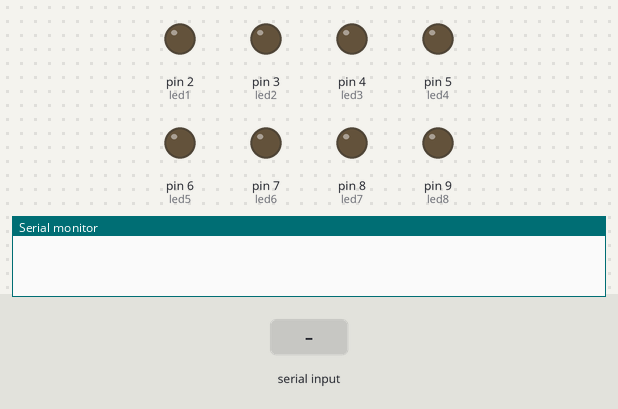
A sketch run on a simulated Arduino Uno, built with avr-gcc and run on an emulated ATmega328P. Shown: output pins drawn as LEDs (lit = HIGH), the last lines printed to the serial monitor. Dashed ring = blinking. Inputs (shaded band) come from the test bench.

Above: at 1.2 s.
1.3 s: "H" received over Serial
At 2.2 s:
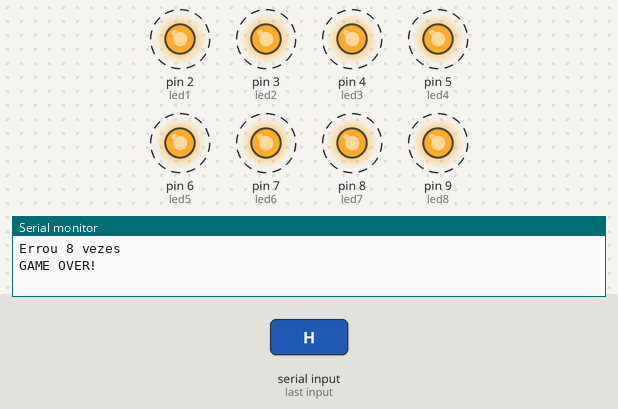
4.3 s: "I" received over Serial
At 4.9 s:
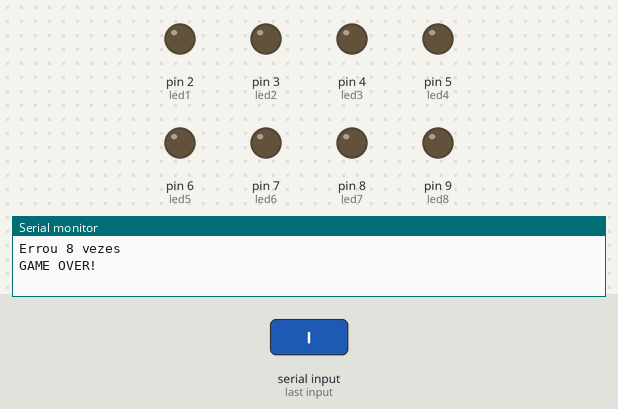
5.8 s: "A" received over Serial
At 7.0 s:
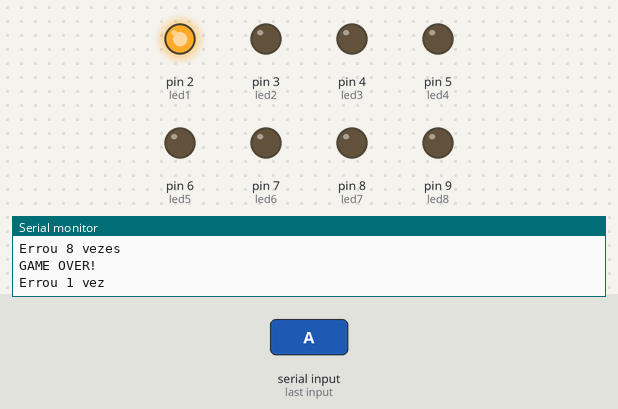
7.3 s: "B" received over Serial
At 8.4 s:
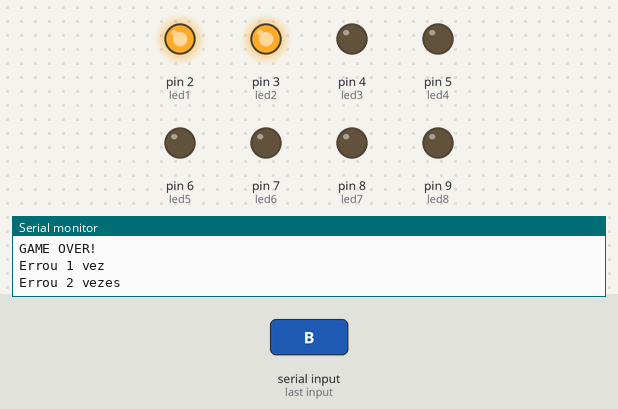
8.8 s: "C" received over Serial
At 9.5 s:
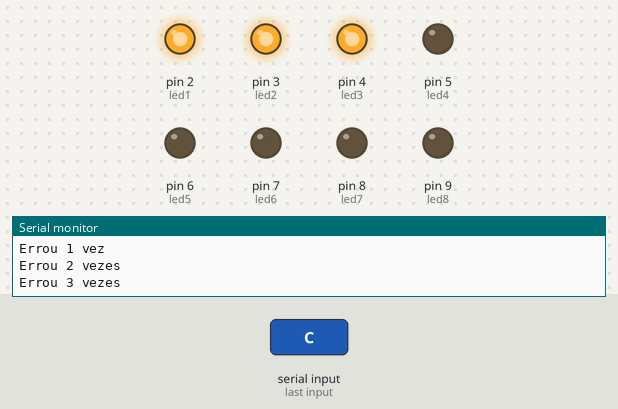
10.3 s: "D" received over Serial
At 10.7 s:
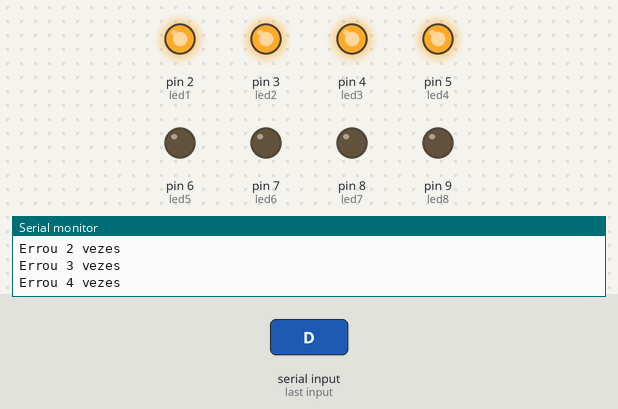
Timing chart, 0 to 12.8 s (numbered marks = the images above; inputs shaded):
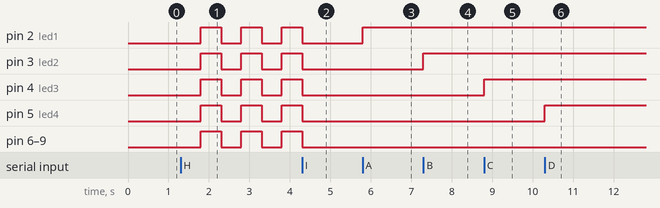

Measured:
- after the input at 1.3 s, pin 2 (led1), pin 3 (led2), pin 4 (led3), pin 5 (led4), pin 6 (led5), pin 7 (led6), pin 8 (led7), pin 9 (led8): alternates HIGH for 0.50 s and LOW for 0.50 s, starting after 0.50 s
- after the input at 4.3 s, pin 2 (led1), pin 3 (led2), pin 4 (led3), pin 5 (led4), pin 6 (led5), pin 7 (led6), pin 8 (led7), pin 9 (led8): goes on until 4.3 s, then stays LOW
- after the input at 5.8 s, pin 2 (led1): LOW → HIGH at once
- after the input at 7.3 s, pin 3 (led2): LOW → HIGH at once
- after the input at 8.8 s, pin 4 (led3): LOW → HIGH at once
- after the input at 10.3 s, pin 5 (led4): LOW → HIGH at once

The sketch:

versao_switch.ino
```cpp
/*
Projeto Final de INI14

Nicoli Ferreira 21689
Samuel de Campos Ferraz 21260
*/
#define led1  2
#define led2  3
#define led3  4
#define led4  5
#define led5  6
#define led6  7
#define led7  8
#define led8  9

void setup() {
  pinMode(led1, OUTPUT);
  pinMode(led2, OUTPUT);
  pinMode(led3, OUTPUT);
  pinMode(led4, OUTPUT);
  pinMode(led5, OUTPUT);
  pinMode(led6, OUTPUT);
  pinMode(led7, OUTPUT);
  pinMode(led8, OUTPUT);
  Serial.begin(9600);
}

void loop() {
  if (Serial.available()){ //Verifica se a porta serial está aberta
    char c = Serial.read(); //Leitura do comando recebido do programa
    switch (c){ //Switch que verifica o comando recebido
      case 'A':
        digitalWrite(led1, HIGH);
        Serial.println("Errou 1 vez"); //Envia um texto que será escrito em um textbox do jogo
        break;
      case 'B':
        digitalWrite(led2, HIGH);
        Serial.println("Errou 2 vezes");
        break;
      case 'C':
        digitalWrite(led3, HIGH);
        Serial.println("Errou 3 vezes");
        break;
      case 'D':
        digitalWrite(led4, HIGH);
        Serial.println("Errou 4 vezes");
        break;
      case 'E':
        digitalWrite(led5, HIGH);
        Serial.println("Errou 5 vezes");
        break;
      case 'F':
        digitalWrite(led6, HIGH);
        Serial.println("Errou 6 vezes");
        break;
      case 'G':
        digitalWrite(led7, HIGH);
        Serial.println("Errou 7 vezes");
        break;
      case 'H':
        Serial.println("Errou 8 vezes");
        Serial.println("GAME OVER!");
        for (;;){ //Fica piscando os leds quando a pessoa perde
          digitalWrite(led1, LOW);
          digitalWrite(led2, LOW);
          digitalWrite(led3, LOW);
          digitalWrite(led4, LOW);
          digitalWrite(led5, LOW);
          digitalWrite(led6, LOW);
          digitalWrite(led7, LOW);
          digitalWrite(led8, LOW);
          delay(500);
          digitalWrite(led1, HIGH);
          digitalWrite(led2, HIGH);
          digitalWrite(led3, HIGH);
          digitalWrite(led4, HIGH);
          digitalWrite(led5, HIGH);
          digitalWrite(led6, HIGH);
          digitalWrite(led7, HIGH);
          digitalWrite(led8, HIGH);
          delay(500);
          c = Serial.read(); //Lê se algum foi recebido
          if (c == 'I'){ //Se o comando de reiniciar for enviado os leds apagam para se jogar novamente
            digitalWrite(led1, LOW);
            digitalWrite(led2, LOW);
            digitalWrite(led3, LOW);
            digitalWrite(led4, LOW);
            digitalWrite(led5, LOW);
            digitalWrite(led6, LOW);
            digitalWrite(led7, LOW);
            digitalWrite(led8, LOW);
            break;
          }
       }
      case 'I': //Quando o jogo é fechado o comando I é enviado e os leds se apagam
        digitalWrite(led1, LOW);
        digitalWrite(led2, LOW);
        digitalWrite(led3, LOW);
        digitalWrite(led4, LOW);
        digitalWrite(led5, LOW);
        digitalWrite(led6, LOW);
        digitalWrite(led7, LOW);
        digitalWrite(led8, LOW);
        break;
    }
 }
}
```
